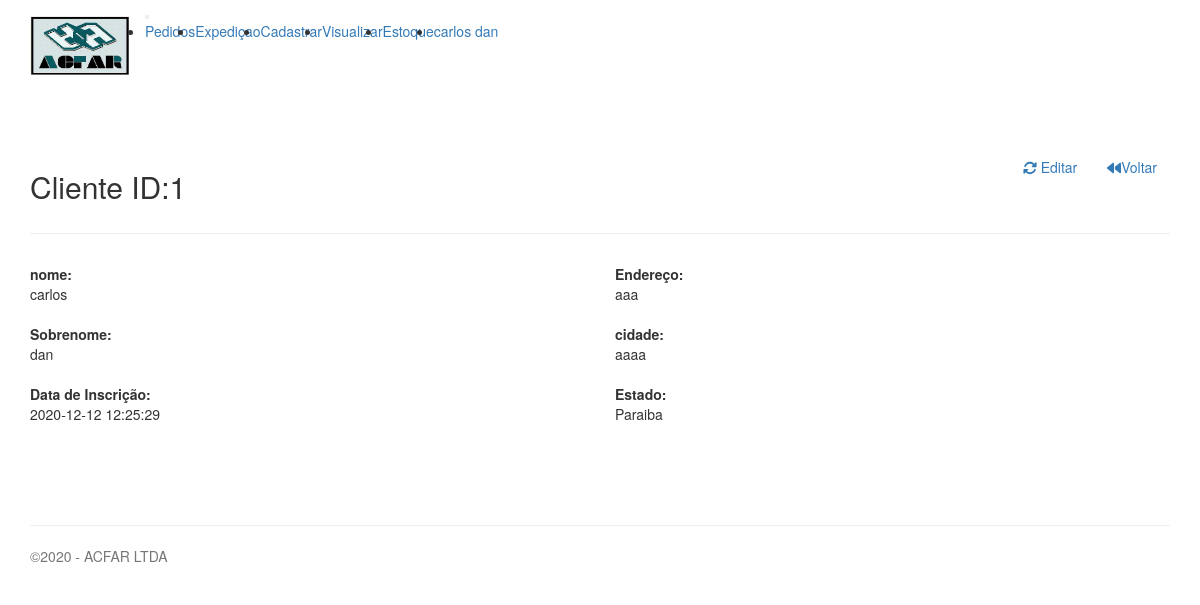
/cadastro/view.php?id=1 (signed in), run on the app's committed database.
### tables this page shows
CREATE TABLE IF NOT EXISTS `cadastros` (
  `id` int(11) NOT NULL AUTO_INCREMENT,
  `nome` varchar(50) DEFAULT NULL,
  `sobrenome` varchar(45) DEFAULT NULL,
  `endereco` varchar(70) DEFAULT NULL,
  `cidade` varchar(45) DEFAULT NULL,
  `bairro` varchar(45) DEFAULT NULL,
  `numero` int(11) DEFAULT NULL,
  `estado` varchar(45) DEFAULT NULL,
  `cep` varchar(9) DEFAULT NULL,
  `criado` datetime DEFAULT NULL,
  `modificado` datetime DEFAULT NULL,
  PRIMARY KEY (`id`)
);

### cadastro/functions.php (called while the page is built, shortened)
<?php
function find($table = null, $id = null)
{
    $link = open_database();
    $found = null;
    try {
        if ($id) {
            $sql = "SELECT * FROM " . $table . " WHERE id = " . $id;
            $exec = $link->query($sql);
            if ($exec->num_rows > 0) {
                $found = $exec->fetch_assoc();
            }
        } else {
            $sql = "SELECT * FROM " . $table;
            $exec = $link->query($sql);
            if ($exec->num_rows > 0) {
                $found = $exec->fetch_all(MYSQLI_ASSOC);
            }
        }
    } catch (Exception $e) {
        $_SESSION['message'] = $e->getMessage();
        $_SESSION['type'] = 'danger';
    }
    return $found;
}
function view($id){
    $cadastro = find('cadastros',$id);
}
?>

### cadastro/view.php (the view, shortened to what this page needs)
<?php
require_once 'functions.php';
\Clientes\view($_GET['id']);
?>
<div class="container">
    <ul style="margin-bottom: 60px">
        <header style="margin-top: 60px">
            <div class="row">
                <div class="col-sm-6">
                    <h2>Cliente ID:<?php echo $cadastro['id']; ?></h2>
                </div>
                <div class="col-sm-6 text-right">
                    <a href="edit.php?id=<?php echo $cadastro['id']; ?>" class="btn btn-outline-primary"><i
                                class="fas fa-sync-alt"></i> Editar</a>
                    <a href="index1.php" class="btn btn-outline-danger"><i class="fas fa-backward"></i>Voltar</a>
                </div>
            </div>
        </header>
        <hr>
        <div class="row" style="margin-top: 30px">
            <div class="col-sm-6">
                <dl>
                    <dt>nome:</dt>
                    <dd><?php echo $cadastro['nome']; ?></dd>
                </dl>
                <dl>
                    <dt>Sobrenome:</dt>
                    <dd><?php echo $cadastro['sobrenome']; ?></dd>
                </dl>
                <dl>
                    <dt>Data de Inscrição:</dt>
                    <dd><?php echo $cadastro['criado']; ?></dd>
                </dl>
            </div>
            <div class="col-sm-6">
                <dl>
                    <dt>Endereço:</dt>
                    <dd><?php echo $cadastro['endereco']; ?></dd>
                </dl>
                <dl>
                    <dt>cidade:</dt>
                    <dd><?php echo $cadastro['cidade']; ?></dd>
                </dl>
                <dl>
                    <dt>Estado:</dt>
                    <dd><?php echo $cadastro['estado']; ?></dd>
                </dl>
            </div>
        </div>
    </ul>
</div>

### css/estile.css (style rules this page uses)
* { margin: 0; padding: 0; }

### data on the page
cadastros: id "1", nome "carlos", sobrenome "dan", criado "2020-12-12 12:25:29", endereco "aaa", cidade "aaaa", estado "Paraiba"

### other printed values
$_SESSION['usuario'] "carlos dan"
